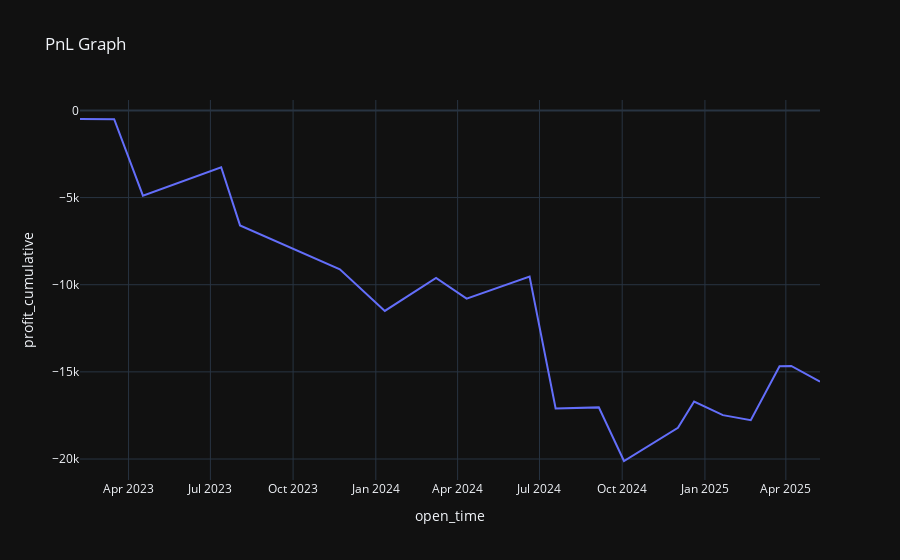

The cell this chart's notebook holds for it:
### Code cell
pnl_chart = bt.plot_pnl()
pnl_chart

### Figure 1 — Plotly figure (JSON) as saved in the notebook; plotly's stock layout.template omitted (floating-point values rounded to 4 significant figures)
{"data": [{"hovertemplate": "open_time=%{x}<br>profit_cumulative=%{y}<extra></extra>", "legendgroup": "", "line": {"color": "#636efa", "dash": "solid"}, "marker": {"symbol": "circle"}, "mode": "lines", "name": "", "orientation": "v", "showlegend": false, "type": "scatter", "x": ["2023-02-06T00:00:00", "2023-03-16T00:00:00", "2023-04-17T00:00:00", "2023-07-13T00:00:00", "2023-08-03T00:00:00", "2023-11-22T00:00:00", "2024-01-11T00:00:00", "2024-03-08T00:00:00", "2024-04-11T00:00:00", "2024-06-20T00:00:00", "2024-07-19T00:00:00", "2024-09-05T00:00:00", "2024-10-03T00:00:00", "2024-12-02T00:00:00", "2024-12-20T00:00:00", "2025-01-21T00:00:00", "2025-02-21T00:00:00", "2025-03-25T00:00:00", "2025-04-07T00:00:00", "2025-05-09T00:00:00"], "xaxis": "x", "y": [-492.3, -503.3, -4893, -3259.0, -6598.0, -9117.0, -11500.0, -9609.0, -10800.0, -9527.0, -17100.0, -17040.0, -20110.0, -18210.0, -16710.0, -17480.0, -17770.0, -14680.0, -14660.0, -15560.0], "yaxis": "y"}], "layout": {"legend": {"tracegroupgap": 0}, "title": {"text": "PnL Graph"}, "xaxis": {"anchor": "y", "domain": [0, 1], "title": {"text": "open_time"}}, "yaxis": {"anchor": "x", "domain": [0, 1], "title": {"text": "profit_cumulative"}}}}
